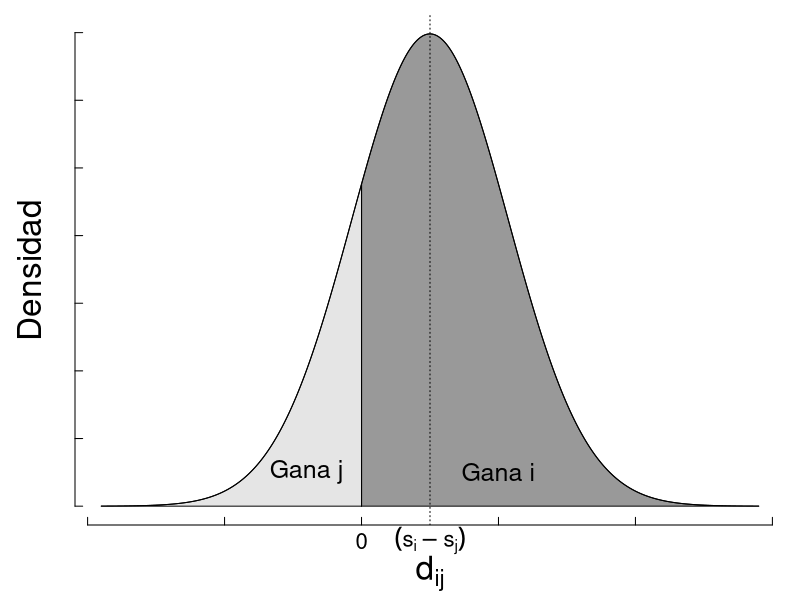

Generate this figure with R:
###########################################
# Header
oldpar <- par(no.readonly = TRUE)
oldwd <- getwd()
this.dir <- dirname(parent.frame(2)$ofile)
nombre.R <-  sys.frame(1)$ofile
require(tools)
nombre <- print(file_path_sans_ext(nombre.R))
pdf(paste0(nombre,".pdf"))
setwd(this.dir)
#setwd("~/gaming/materias/inferencia_bayesiana/trabajoFinal/imagenes")
#####################################

par(mar=c(3.75,3.75,.75,.75))



beta <- 2000/7
s_1 <- 2000
s_2 <- 1750
dif_1_2 <-  s_1-s_2
D <- ( -1200+dif_1_2):(1200+dif_1_2)

dnormal <- dnorm(D,s_1-s_2,beta)
plot(D,dnormal, type="l",lwd=1, xlab=expression(P[1]-P[2]),axes = F,ann = F)

axis(side=2, labels=NA,cex.axis=0.6,tck=0.015)
axis(side=1, labels=NA,cex.axis=0.6,tck=0.015)
axis(lwd=0,side=1, at=0,las=0,cex.axis=1.33,line=-0.6)
axis(lwd=0,side=1, at=250,labels=expression( (s[i]-s[j]) ),las=0,cex.axis=1.33,line=-0.3)
mtext(text ="Densidad" ,side =2 ,line=1.5,cex=2)
mtext(text =expression(d[i][j]) ,side =1 ,line=2.5,cex=2)
abline(v=250,lty=3)

segments(0,0,0,dnorm(0,s_1-s_2,beta))
base <- rep(0,length(D))
xx <- c(D[D>=0],rev(D[D>=0]))
yy <- c(base[D>=0],rev(dnormal[D>=0]) )
polygon(xx,yy,col=rgb(0,0,0,0.4))
xx <- c(D[D<=0],rev(D[D<=0]))
yy <- c(base[D<=0],rev(dnormal[D<=0]) )
polygon(xx,yy,col=rgb(0,0,0,0.1))
x2 <- -200
h <- dnormal[D==x2]/4
text(500,h, "Gana i", col = 1, cex=1.5)
text(x2,h, "Gana j", col = 1, cex=1.5)

#######################################
# end 
dev.off()
setwd(oldwd)
par(oldpar, new=F)
#########################################